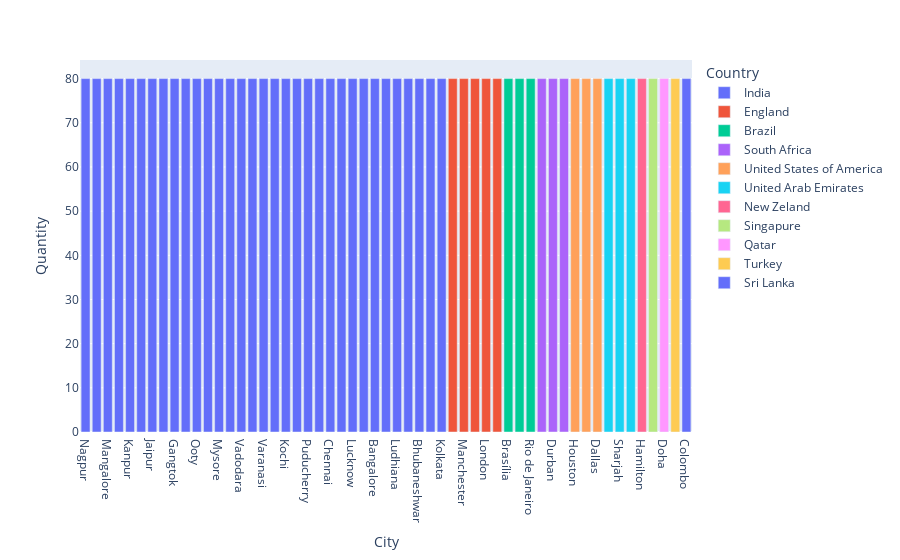

The code cell stored with this chart in its notebook:
### Markdown cell above
##### Cidades com mais restaurantes (80) na base

### Code cell
fig3 = px.bar(contagem_cidades2, x = 'City', y = 'Quantity', color = 'Country', height = 450)

fig3

### Figure 1 — Plotly figure (JSON) as saved in the notebook; plotly's stock layout.template omitted (floating-point values rounded to 4 significant figures)
{"data": [{"alignmentgroup": "True", "hovertemplate": "Country=India<br>City=%{x}<br>Quantity=%{y}<extra></extra>", "legendgroup": "India", "marker": {"color": "#636efa", "pattern": {"shape": ""}}, "name": "India", "offsetgroup": "India", "orientation": "v", "showlegend": true, "textposition": "auto", "type": "bar", "x": ["Nagpur", "Guwahati", "Mangalore", "Dehradun", "Kanpur", "Indore", "Jaipur", "Ranchi", "Gangtok", "Pune", "Ooty", "Patna", "Mysore", "Surat", "Vadodara", "Vizag", "Varanasi", "Shimla", "Kochi", "Goa", "Puducherry", "Agra", "Chennai", "Allahabad", "Lucknow", "Amritsar", "Bangalore", "Bhopal", "Ludhiana", "Coimbatore", "Bhubaneshwar", "Aurangabad", "Kolkata"], "xaxis": "x", "y": [80, 80, 80, 80, 80, 80, 80, 80, 80, 80, 80, 80, 80, 80, 80, 80, 80, 80, 80, 80, 80, 80, 80, 80, 80, 80, 80, 80, 80, 80, 80, 80, 80], "yaxis": "y"}, {"alignmentgroup": "True", "hovertemplate": "Country=England<br>City=%{x}<br>Quantity=%{y}<extra></extra>", "legendgroup": "England", "marker": {"color": "#EF553B", "pattern": {"shape": ""}}, "name": "England", "offsetgroup": "England", "orientation": "v", "showlegend": true, "textposition": "auto", "type": "bar", "x": ["Glasgow", "Manchester", "Edinburgh", "London", "Birmingham"], "xaxis": "x", "y": [80, 80, 80, 80, 80], "yaxis": "y"}, {"alignmentgroup": "True", "hovertemplate": "Country=Brazil<br>City=%{x}<br>Quantity=%{y}<extra></extra>", "legendgroup": "Brazil", "marker": {"color": "#00cc96", "pattern": {"shape": ""}}, "name": "Brazil", "offsetgroup": "Brazil", "orientation": "v", "showlegend": true, "textposition": "auto", "type": "bar", "x": ["Brasília", "São Paulo", "Rio de Janeiro"], "xaxis": "x", "y": [80, 80, 80], "yaxis": "y"}, {"alignmentgroup": "True", "hovertemplate": "Country=South Africa<br>City=%{x}<br>Quantity=%{y}<extra></extra>", "legendgroup": "South Africa", "marker": {"color": "#ab63fa", "pattern": {"shape": ""}}, "name": "South Africa", "offsetgroup": "South Africa", "orientation": "v", "showlegend": true, "textposition": "auto", "type": "bar", "x": ["Cape Town", "Durban", "Pretoria"], "xaxis": "x", "y": [80, 80, 80], "yaxis": "y"}, {"alignmentgroup": "True", "hovertemplate": "Country=United States of America<br>City=%{x}<br>Quantity=%{y}<extra></extra>", "legendgroup": "United States of America", "marker": {"color": "#FFA15A", "pattern": {"shape": ""}}, "name": "United States of America", "offsetgroup": "United States of America", "orientation": "v", "showlegend": true, "textposition": "auto", "type": "bar", "x": ["Houston", "Austin", "Dallas"], "xaxis": "x", "y": [80, 80, 80], "yaxis": "y"}, {"alignmentgroup": "True", "hovertemplate": "Country=United Arab Emirates<br>City=%{x}<br>Quantity=%{y}<extra></extra>", "legendgroup": "United Arab Emirates", "marker": {"color": "#19d3f3", "pattern": {"shape": ""}}, "name": "United Arab Emirates", "offsetgroup": "United Arab Emirates", "orientation": "v", "showlegend": true, "textposition": "auto", "type": "bar", "x": ["Abu Dhabi", "Sharjah", "Dubai"], "xaxis": "x", "y": [80, 80, 80], "yaxis": "y"}, {"alignmentgroup": "True", "hovertemplate": "Country=New Zeland<br>City=%{x}<br>Quantity=%{y}<extra></extra>", "legendgroup": "New Zeland", "marker": {"color": "#FF6692", "pattern": {"shape": ""}}, "name": "New Zeland", "offsetgroup": "New Zeland", "orientation": "v", "showlegend": true, "textposition": "auto", "type": "bar", "x": ["Hamilton"], "xaxis": "x", "y": [80], "yaxis": "y"}, {"alignmentgroup": "True", "hovertemplate": "Country=Singapure<br>City=%{x}<br>Quantity=%{y}<extra></extra>", "legendgroup": "Singapure", "marker": {"color": "#B6E880", "pattern": {"shape": ""}}, "name": "Singapure", "offsetgroup": "Singapure", "orientation": "v", "showlegend": true, "textposition": "auto", "type": "bar", "x": ["Singapore"], "xaxis": "x", "y": [80], "yaxis": "y"}, {"alignmentgroup": "True", "hovertemplate": "Country=Qatar<br>City=%{x}<br>Quantity=%{y}<extra></extra>", "legendgroup": "Qatar", "marker": {"color": "#FF97FF", "pattern": {"shape": ""}}, "name": "Qatar", "offsetgroup": "Qatar", "orientation": "v", "showlegend": true, "textposition": "auto", "type": "bar", "x": ["Doha"], "xaxis": "x", "y": [80], "yaxis": "y"}, {"alignmentgroup": "True", "hovertemplate": "Country=Turkey<br>City=%{x}<br>Quantity=%{y}<extra></extra>", "legendgroup": "Turkey", "marker": {"color": "#FECB52", "pattern": {"shape": ""}}, "name": "Turkey", "offsetgroup": "Turkey", "orientation": "v", "showlegend": true, "textposition": "auto", "type": "bar", "x": ["Ankara"], "xaxis": "x", "y": [80], "yaxis": "y"}, {"alignmentgroup": "True", "hovertemplate": "Country=Sri Lanka<br>City=%{x}<br>Quantity=%{y}<extra></extra>", "legendgroup": "Sri Lanka", "marker": {"color": "#636efa", "pattern": {"shape": ""}}, "name": "Sri Lanka", "offsetgroup": "Sri Lanka", "orientation": "v", "showlegend": true, "textposition": "auto", "type": "bar", "x": ["Colombo"], "xaxis": "x", "y": [80], "yaxis": "y"}], "layout": {"autosize": true, "barmode": "relative", "legend": {"title": {"text": "Country"}, "tracegroupgap": 0}, "margin": {"t": 60}, "xaxis": {"anchor": "y", "autorange": true, "domain": [0, 1], "range": [-0.5, 54.5], "title": {"text": "City"}, "type": "category"}, "yaxis": {"anchor": "x", "autorange": true, "domain": [0, 1], "range": [0, 84.21], "title": {"text": "Quantity"}, "type": "linear"}}}
